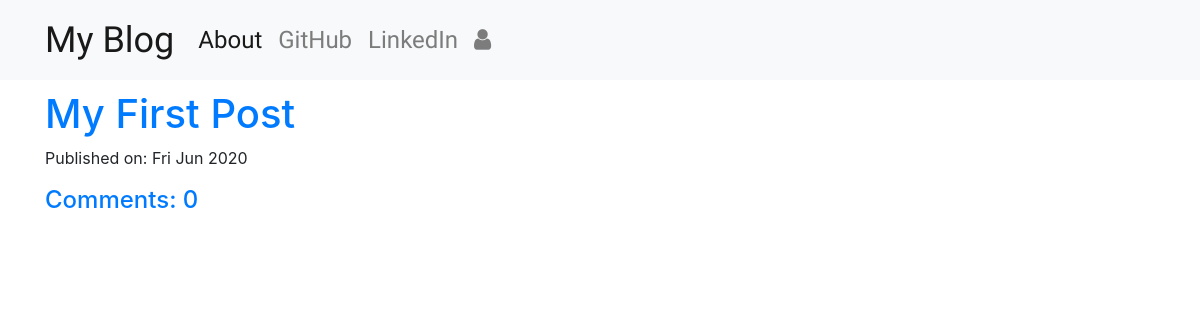
The app's page /, older data.
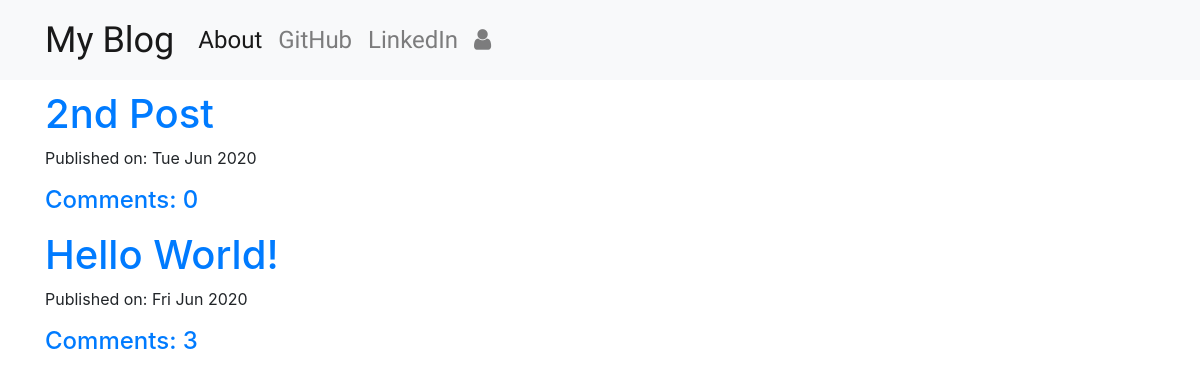
The same page, newer data.
### blog/models.py (models this page shows, shortened)
class Post(models.Model):
    author = models.ForeignKey('auth.User',on_delete=models.CASCADE)
    title = models.CharField(max_length=200)
    text = models.TextField()
    created_date = models.DateTimeField(default=timezone.now)
    published_date = models.DateTimeField(blank=True,null=True)
    def approve_comments(self):
        return self.comments.filter(approved_comment=True)

### blog/views.py (the view)
# urls.py: path('',views.PostListView.as_view(),name='post_list'),
class PostListView(ListView):
    model = Post
    def get_queryset(self):
        return Post.objects.filter(published_date__lte=timezone.now()).order_by('-published_date')

### blog/templates/blog/post_list.html (shortened to what this page needs)
{% extends "blog/base.html" %}
{% block content%}
<div class="centerstage">
  {% for post in post_list %}
  <div class="post">
    <h1><a href="{% url 'post_detail' pk=post.pk %}">{{ post.title }}</a></h1>
    <div class="date">
      <p>Published on: {{ post.published_date|date:"D M Y" }}</p>
    </div>
    <h3 class="try"><a href="{% url 'post_detail' pk=post.pk %}">Comments: {{ post.approve_comments.count }}</a></h3>
  </div>
  {% endfor %}
</div>
{% endblock %}

Row changes from the older to the newer data that the page shows:
added Post: title "2nd Post", published_date "Tue Jun 2020", approve_comments.count "0"
changed Post: title "My First Post" → "Hello World!"; approve_comments.count "0" → "3"
